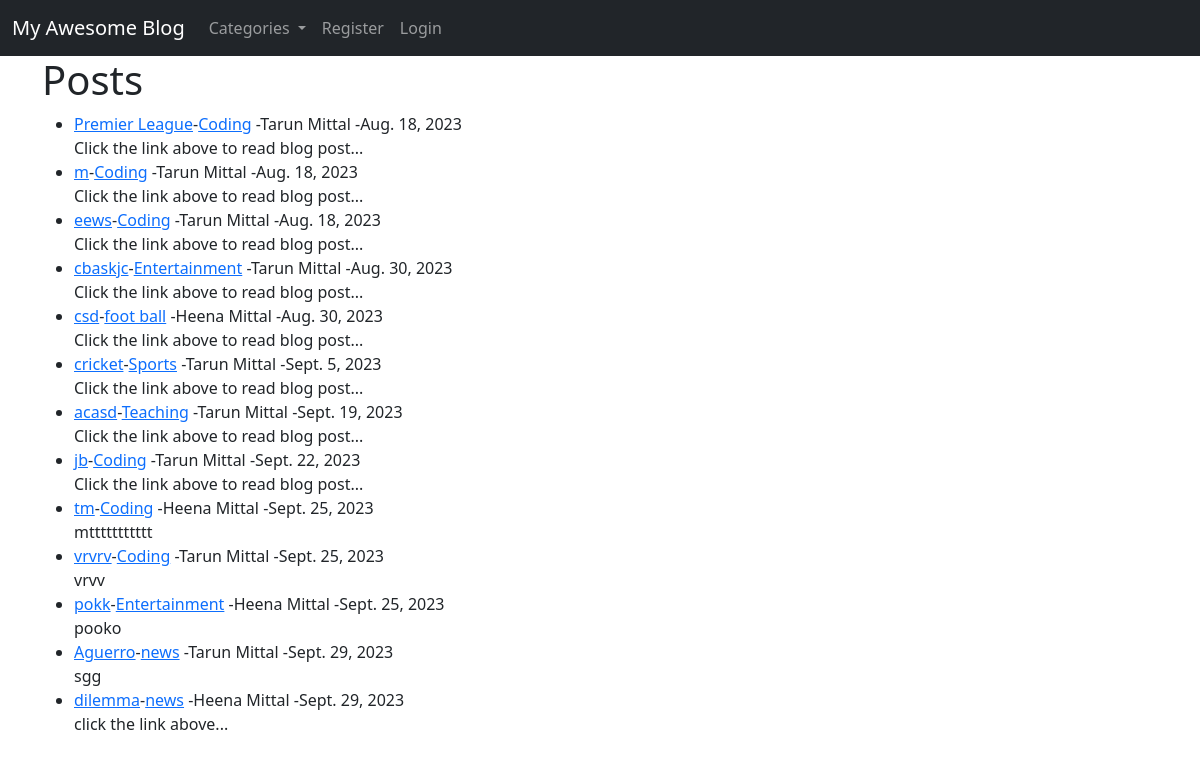
The page / on the database its author committed.
### theblog/models.py (models this page shows, shortened)
class Post(models.Model):
    title=models.CharField(max_length=255)
    header_image=models.ImageField(null=True,blank=True,upload_to='images/')
    title_tag=models.CharField(max_length=255)
    author= models.ForeignKey(User,on_delete=models.CASCADE)
    body=RichTextField(blank=True,null=True)
    post_date=models.DateField(auto_now_add=True)
    category=models.CharField(max_length=255,default="Coding")
    snippet=models.CharField(max_length=255)
    likes=models.ManyToManyField(User,related_name='blog_posts')

### theblog/views.py (the view)
# urls.py: path('',HomeView.as_view(),name='home'),
class HomeView(ListView):
    model = Post
    template_name="home.html"
    ordering=['post_date']
    def get_context_data(self,*args,**kwargs):
          cat_menu=Category.objects.all()
          context=super(HomeView,self).get_context_data(*args,**kwargs)
          context["cat_menu"] =cat_menu
          return context

### theblog/models.py (called while the page is built)
    def __str__(self):
       return self.name

### theblog/templates/home.html (shortened to what this page needs)
{%extends 'basic.html'%}
{%block body%}
<h1> Posts </h1>
<ul>
    {% for post in object_list%}
    <li><a href='{% url 'article_detail' post.pk %}'>{{post.title}}</a>-<a href="{% url 'category' post.category|slugify %}">{{post.category}}</a>
        -{{post.author.first_name}} {{post.author.last_name}} -{{post.post_date}}
        <br />
        {{post.snippet}}
    </li>
    {% endfor %}
</ul>
{% endblock %}

### theblog/templates/basic.html (shortened to what this page needs)
<!doctype html>
<html lang="en">
<head>
  <link href="https://cdn.jsdelivr.net/npm/bootstrap@5.3.1/dist/css/bootstrap.min.css" rel="stylesheet">
</head>
<body>
  <nav class="navbar navbar-expand-lg navbar-dark bg-dark">
    <div class="container-fluid">
      <a class="navbar-brand" href="{%url 'home' %}">My Awesome Blog</a>
      <div class="collapse navbar-collapse" id="navbarSupportedContent">
        <ul class="navbar-nav me-auto mb-2 mb-lg-0">
          {% if cat_menu %}
          <li class="nav-item dropdown">
            <a class="nav-link dropdown-toggle" href="" role="button" data-bs-toggle="dropdown" aria-expanded="false">
              Categories
            </a>
          </li>
          {% endif %}
          {% if user.is_authenticated %}
          <li class="nav-item">
            <a class="nav-link" href="{%url 'add_post' %}">Add Posts</a>
          </li>
          <li class="nav-item">
            <a class="nav-link" href="{%url 'add_category' %}">Add Category</a>
          </li>
          <li class="nav-item dropdown">
            <a class="nav-link dropdown-toggle" href="#" role="button" data-bs-toggle="dropdown" aria-expanded="false">
              Profile
            </a>
            <ul class="dropdown-menu">
              <li><a class="dropdown-item" href="{%url 'edit_profile' %}">Edit Setting</a></li>
              {% if user.profile.id %}
              <li><a class="dropdown-item" href="{%url 'edit_profile_page' user.profile.id %}">Edit Profile Page</a></li>
              <li><a class="dropdown-item" href="{%url 'show_profile_page' user.profile.id %}">Show Profile Page</a></li>
              {%else%}
              <li><a class="dropdown-item" href="{%url 'create_profile_page'%}">Create Profile Page</a></li>
              {%endif%}
            </ul>
          </li>
          <li class="nav-item">
            <a class="nav-link" href="{%url 'logout' %}">Logout</a>
          </li>
          {% else %}
          <li class="nav-item">
            <a class="nav-link" href="{%url 'register' %}">Register</a>
          </li>
          <li class="nav-item">
            <a class="nav-link" href="{%url 'login' %}">Login</a>
          </li>
          {% endif %}
        </ul>
      </div>
    </div>
  </nav>
  <div class="container">
    {% block body %}
    {% endblock %}
  </div>
</body>
</html>

### rows shown on the page
Post: title "Premier League", category "Coding", author.first_name "Tarun", author.last_name "Mittal", post_date "Aug. 18, 2023", snippet "Click the link above to read blog post..."
Post: title "m", category "Coding", author.first_name "Tarun", author.last_name "Mittal", post_date "Aug. 18, 2023", snippet "Click the link above to read blog post..."
Post: title "eews", category "Coding", author.first_name "Tarun", author.last_name "Mittal", post_date "Aug. 18, 2023", snippet "Click the link above to read blog post..."
Post: title "cbaskjc", category "Entertainment", author.first_name "Tarun", author.last_name "Mittal", post_date "Aug. 30, 2023", snippet "Click the link above to read blog post..."
Post: title "csd", category "foot ball", author.first_name "Heena", author.last_name "Mittal", post_date "Aug. 30, 2023", snippet "Click the link above to read blog post..."
Post: title "cricket", category "Sports", author.first_name "Tarun", author.last_name "Mittal", post_date "Sept. 5, 2023", snippet "Click the link above to read blog post..."
Post: title "acasd", category "Teaching", author.first_name "Tarun", author.last_name "Mittal", post_date "Sept. 19, 2023", snippet "Click the link above to read blog post..."
Post: title "jb", category "Coding", author.first_name "Tarun", author.last_name "Mittal", post_date "Sept. 22, 2023", snippet "Click the link above to read blog post..."
Post: title "tm", category "Coding", author.first_name "Heena", author.last_name "Mittal", post_date "Sept. 25, 2023", snippet "mttttttttttt"
Post: title "vrvrv", category "Coding", author.first_name "Tarun", author.last_name "Mittal", post_date "Sept. 25, 2023", snippet "vrvv"
Post: title "pokk", category "Entertainment", author.first_name "Heena", author.last_name "Mittal", post_date "Sept. 25, 2023", snippet "pooko"
Post: title "Aguerro", category "news", author.first_name "Tarun", author.last_name "Mittal", post_date "Sept. 29, 2023", snippet "sgg"
Post: title "dilemma", category "news", author.first_name "Heena", author.last_name "Mittal", post_date "Sept. 29, 2023", snippet "click the link above..."
